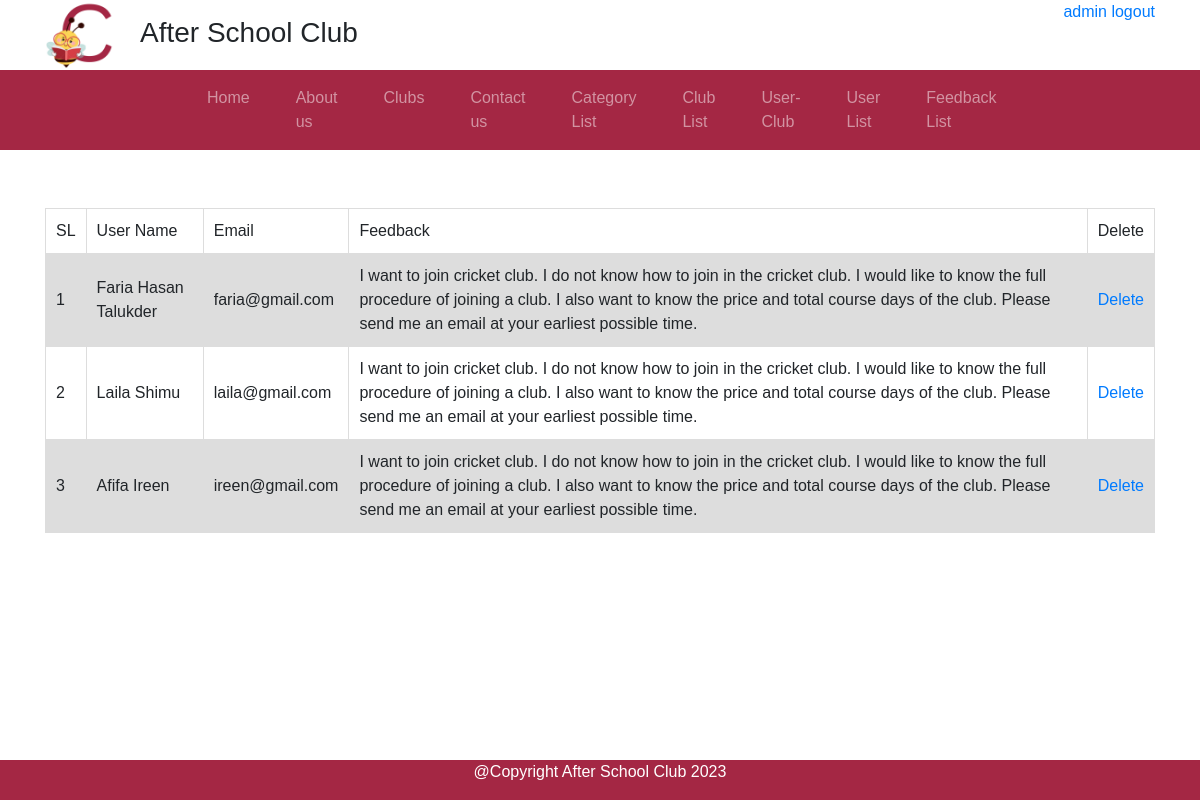
The page /feedbackList.php (signed in) on the database its author committed.
### tables this page shows
CREATE TABLE `feedback` (
  `id` int(100) NOT NULL,
  `user_id` int(100) DEFAULT NULL,
  `feedback` varchar(500) DEFAULT NULL
);

CREATE TABLE `users` (
  `id` int(11) NOT NULL,
  `user_name` varchar(50) DEFAULT NULL,
  `first_name` varchar(50) DEFAULT NULL,
  `last_name` varchar(50) DEFAULT NULL,
  `email` varchar(100) NOT NULL,
  `password` varchar(255) NOT NULL,
  `active` tinyint(1) NOT NULL,
  `admin` tinyint(1) NOT NULL
);

### feedbackList.php (the view, shortened to what this page needs)
<?php
if (isset($_SESSION['id']) && isset($_SESSION['user_name'])) {
?>
<!DOCTYPE html>
<html lang="en">
<head>
    <link rel="stylesheet" href="bootstrap-4.0.0/dist/css/bootstrap.min.css">
    <link rel="stylesheet" href="https://maxcdn.bootstrapcdn.com/font-awesome/4.7.0/css/font-awesome.min.css">
    <link rel="stylesheet" href="css/style.css">
</head>
<body>
    <div class="container">
        <div class="row">
          <div class="col-md-6 col-sm-6">
              <div class="row">
                  <div class="col-md-2 col-sm-6">
                    <img src="image/C.png" class="img-responsive" width="70" height="70">
                  </div>
                  <div class="col-md-10 col-sm-6" style="padding-top: 16px;">
                    <h3>After School Club</h3>
                  </div>
              </div>
          </div>
          <div class="col-md-6 col-sm-6" id="addLogin" style="text-align: right;">
              <a href="logout.php" ><?php echo $_SESSION['user_name']; ?> logout</a>
          </div>
        </div>
      </div>
   <nav class="navbar navbar-expand-lg navbar-dark" style="background-color: #a42744;color: white">
      <div class="" id="navbarSupportedContent">
        <ul class="navbar-nav mr-auto">
        <li class="nav-item">
            <a class="nav-link menuColor" href="index.php">Home <span class="sr-only">(current)</span></a>
          </li>
          <li class="nav-item">
            <a class="nav-link menuColor" href="aboutUs.php">About us</a>
          </li>
          <li class="nav-item">
            <a class="nav-link menuColor" href="clubs.php">Clubs</a>
          </li>
          <li class="nav-item">
            <a class="nav-link menuColor" href="contactUs.php">Contact us</a>
          </li>
          <?php if($_SESSION['admin'] == 1)
          echo '<li class="nav-item">
            <a class="nav-link menuColor" href="categoryList.php">Category List</a>
          </li>';
          ?>
          <?php if($_SESSION['admin'] == 1)
          echo '<li class="nav-item">
            <a class="nav-link menuColor" href="clubList.php">Club List</a>
          </li>';
          ?>
          <?php if($_SESSION['admin'] == 1)
          echo '<li class="nav-item">
            <a class="nav-link menuColor" href="userClubList.php">User-Club</a>
          </li>';
          ?>
          <?php if($_SESSION['admin'] == 1)
          echo '<li class="nav-item">
            <a class="nav-link menuColor" href="userList.php">User List</a>
          </li>';
          ?>
          <?php if($_SESSION['admin'] == 1)
          echo '<li class="nav-item">
            <a class="nav-link menuColor" href="feedbackList.php">Feedback List</a>
          </li>';
          ?>
        </ul>
      </div>
    </nav>
    <div class="container">
    <div class="">
      <br>
<?php
require('db.php');
$query = "SELECT fd.id, concat(us.first_name, ' ', us.last_name) as user_name, us.email, fd.feedback FROM feedback fd
          left join users us on us.id = fd.user_id ORDER BY fd.user_id ASC;";
echo '<table border="0" cellspacing="2" cellpadding="2">
      <tr>
          <td> <font face="Arial">SL</font> </td>
          <td> <font face="Arial">User Name</font> </td>
          <td> <font face="Arial">Email</font> </td>
          <td> <font face="Arial">Feedback</font> </td>
          <td> <font face="Arial">Delete</font> </td>
      </tr>';
if ($result = $conn->query($query)) {
    $counter = 0;
    while ($row = $result->fetch_assoc()) {
        $field1name = $row["id"];
        $field2name = $row["user_name"];
        $field3name = $row["email"];
        $field4name = $row["feedback"];
        echo '<tr>
                  <td>'.++$counter.'</td>
                  <td>'.$field2name.'</td>
                  <td>'.$field3name.'</td>
                  <td>'.$field4name.'</td>
                  <td align="center"><a onclick="return checkDelete()" href="deleteFeedback.php?id='.$field1name.'">Delete</a></td>
              </tr>';
    }
}
?>
    </div>
    </div>
    <br>
    <div class="footer">
        <p class="text-center">@Copyright After School Club 2023</p>
    </div>
</body>
</html>
<?php
}else{
     header("Location: login.php");
     exit();
}
?>

### css/style.css (style rules this page uses)
body { font-family: Arial, Helvetica, sans-serif; }
.footer { position: fixed; left: 0; bottom: 0; width: 100%; background-color:#a42744; color: white; text-align: center; }
#navbarSupportedContent { padding-left: 153px; padding-right: 183px; }
.nav-item { padding-left: 30px; }
table { border-collapse: collapse; width: 100%; border: #a42744 1px; margin-top:10px; margin-bottom:200px }
td, th { border: 1px solid #dddddd; text-align: left; padding: 10px; }
tr:nth-child(even) { background-color: #dddddd; }

### rows shown on the page
feedback: field2name "Faria Hasan Talukder", user.email "faria@gmail.com", feedback "I want to join cricket club. I do not know how to join in the cricket club. I would like to know the full procedure of joining a club. I also want to know the price and total course days of the club. Please send me an email at your earliest possible time."
feedback: field2name "Laila Shimu", user.email "laila@gmail.com", feedback "I want to join cricket club. I do not know how to join in the cricket club. I would like to know the full procedure of joining a club. I also want to know the price and total course days of the club. Please send me an email at your earliest possible time."
feedback: field2name "Afifa Ireen", user.email "ireen@gmail.com", feedback "I want to join cricket club. I do not know how to join in the cricket club. I would like to know the full procedure of joining a club. I also want to know the price and total course days of the club. Please send me an email at your earliest possible time."

### other values the page prints
$_SESSION['user_name'] "admin"
